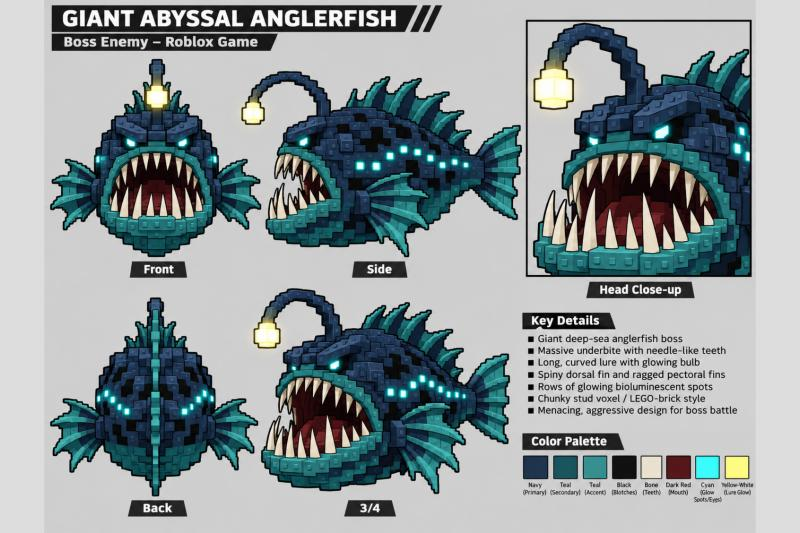
#> input picture .claude/skills/lihfolk-stud-voxel/examples/concepts/AbyssalAngler_concept.jpg, 800 x 533 px
$ python -i hierarchy.py   (imports and definitions only)
#> lines starting #> are read from the running program, lines starting #| are printed output that depends on the picture
#!/usr/bin/env python3
"""Hierarchy auditor: measure whether the eye goes where the design says it should.

Needs only numpy and Pillow. Every model here is cited in docs/research/85-measuring-hierarchy.md.

  python3 tools/hierarchy/hierarchy.py audit shot.png --focus 120,40,200,80 [--out report]
  python3 tools/hierarchy/hierarchy.py apca '#888888' '#ffffff'
  python3 tools/hierarchy/hierarchy.py flash effect.gif
  python3 tools/hierarchy/hierarchy.py cvd shot.png --type deutan --out shot-deutan.png

audit   predicted scanpath (salience + winner-take-all + inhibition of return), focus lift,
        loudest competitor, squint value gap, colour-blind re-check, clutter. Writes a heatmap
        overlay PNG and a JSON report. Exit 1 on FAIL.
apca    APCA 0.0.98G Lc (text on background) plus the WCAG 2.x ratio.
flash   WCAG 2.3.1 general and red flash count per second over a GIF or a folder of frames.
cvd     Machado 2009 colour-vision-deficiency simulation.
"""
from __future__ import annotations

import argparse
import json
import math
import sys
from pathlib import Path

import numpy as np
from PIL import Image, ImageDraw, ImageSequence

# ---------------------------------------------------------------- colour maths

def srgb_to_linear(c: np.ndarray) -> np.ndarray:
    """sRGB 0..1 -> linear light (IEC 61966-2-1, the 0.04045 threshold WCAG uses since 2021)."""
    return np.where(c <= 0.04045, c / 12.92, ((c + 0.055) / 1.055) ** 2.4)


def linear_to_srgb(c: np.ndarray) -> np.ndarray:
    c = np.clip(c, 0.0, 1.0)
    return np.where(c <= 0.0031308, c * 12.92, 1.055 * np.power(c, 1 / 2.4) - 0.055)


# [4 lines left out: function relative_luminance, not called in this run]


# Ottosson 2020, linear sRGB -> LMS -> OKLab
_OK_M1 = np.array([[0.4122214708, 0.5363325363, 0.0514459929],
                   [0.2119034982, 0.6806995451, 0.1073969566],
                   [0.0883024619, 0.2817188376, 0.6299787005]])
_OK_M2 = np.array([[0.2104542553, 0.7936177850, -0.0040720468],
                   [1.9779984951, -2.4285922050, 0.4505937099],
                   [0.0259040371, 0.7827717662, -0.8086757660]])


def oklab(rgb01: np.ndarray) -> np.ndarray:
    lms = srgb_to_linear(rgb01) @ _OK_M1.T
    return np.cbrt(lms) @ _OK_M2.T


# Machado, Oliveira & Fernandes 2009, severity 1.0, applied to linear RGB
_CVD = {
    "protan": np.array([[0.152286, 1.052583, -0.204868],
                        [0.114503, 0.786281, 0.099216],
                        [-0.003882, -0.048116, 1.051998]]),
    "deutan": np.array([[0.367322, 0.860646, -0.227968],
                        [0.280085, 0.672501, 0.047413],
                        [-0.011820, 0.042940, 0.968881]]),
    "tritan": np.array([[1.255528, -0.076749, -0.178779],
                        [-0.078411, 0.930809, 0.147602],
                        [0.004733, 0.691367, 0.303900]]),
}


def simulate_cvd(rgb01: np.ndarray, kind: str, severity: float = 1.0) -> np.ndarray:
    m = np.eye(3) * (1 - severity) + _CVD[kind] * severity
    return linear_to_srgb(srgb_to_linear(rgb01) @ m.T)


# ---------------------------------------------------------------- contrast

_APCA = dict(trc=2.4, r=0.2126729, g=0.7151522, b=0.0721750, normBG=0.56, normTXT=0.57,
             revTXT=0.62, revBG=0.65, blkThrs=0.022, blkClmp=1.414, scale=1.14, offset=0.027,
             deltaYmin=0.0005, loClip=0.1)


# [37 lines left out: functions _apca_y, apca_lc, wcag_ratio, parse_hex, not called in this run]


# ---------------------------------------------------------------- filters

def _gauss_kernel(sigma: float) -> np.ndarray:
    r = max(1, int(math.ceil(sigma * 3)))
    x = np.arange(-r, r + 1, dtype=float)
    k = np.exp(-(x * x) / (2 * sigma * sigma))
    return k / k.sum()


def blur(img: np.ndarray, sigma: float) -> np.ndarray:
    """Separable Gaussian blur with edge padding. img is 2-D float."""
    if sigma <= 0:
        return img
    k = _gauss_kernel(sigma)
    r = len(k) // 2
    p = np.pad(img, ((0, 0), (r, r)), mode="edge")
    out = np.zeros_like(img, dtype=float)
    for i, w in enumerate(k):
        out += w * p[:, i:i + img.shape[1]]
    p = np.pad(out, ((r, r), (0, 0)), mode="edge")
    out2 = np.zeros_like(img, dtype=float)
    for i, w in enumerate(k):
        out2 += w * p[i:i + img.shape[0], :]
    return out2


def _norm(a: np.ndarray) -> np.ndarray:
    lo, hi = float(a.min()), float(a.max())
    return (a - lo) / (hi - lo) if hi > lo else np.zeros_like(a)


def _resize(a: np.ndarray, w: int, h: int) -> np.ndarray:
    return np.array(Image.fromarray(a.astype(np.float32), mode="F").resize((w, h), Image.BILINEAR), dtype=float)


# ---------------------------------------------------------------- salience

def spectral_residual(gray: np.ndarray, width: int = 64) -> np.ndarray:
    """Hou & Zhang 2007: log-amplitude minus its local average, back to space, squared, blurred."""
    h, w = gray.shape
    sh = max(8, round(width * h / w))
    small = _resize(gray, width, sh)
    f = np.fft.fft2(small)
    log_amp = np.log(np.abs(f) + 1e-9)
    phase = np.angle(f)
    pad = np.pad(log_amp, 1, mode="wrap")
    avg = sum(pad[i:i + sh, j:j + width] for i in range(3) for j in range(3)) / 9.0
    sal = np.abs(np.fft.ifft2(np.exp((log_amp - avg) + 1j * phase))) ** 2
    sal = blur(sal, sigma=width / 64 * 2.5)
    return _resize(_norm(sal), w, h)


# [45 lines left out: functions center_surround, salience_map, scanpath, not called in this run]


# ---------------------------------------------------------------- audit

def _in(rect, x, y):
    rx, ry, rw, rh = rect
    return rx <= x < rx + rw and ry <= y < ry + rh


# [174 lines left out: functions _mask, clutter, audit, overlay, _uv, load_frames and 1 more, not called in this run]


# ---------------------------------------------------------------- cli

def _load(path: str) -> np.ndarray:
    return np.asarray(Image.open(path).convert("RGB"), dtype=float) / 255.0


# [46 lines left out: function main, not called in this run]


# [2 lines not run here, left out]

>>> import cv2
>>> picture = cv2.imread('../../.claude/skills/lihfolk-stud-voxel/examples/concepts/AbyssalAngler_concept.jpg', cv2.IMREAD_GRAYSCALE)
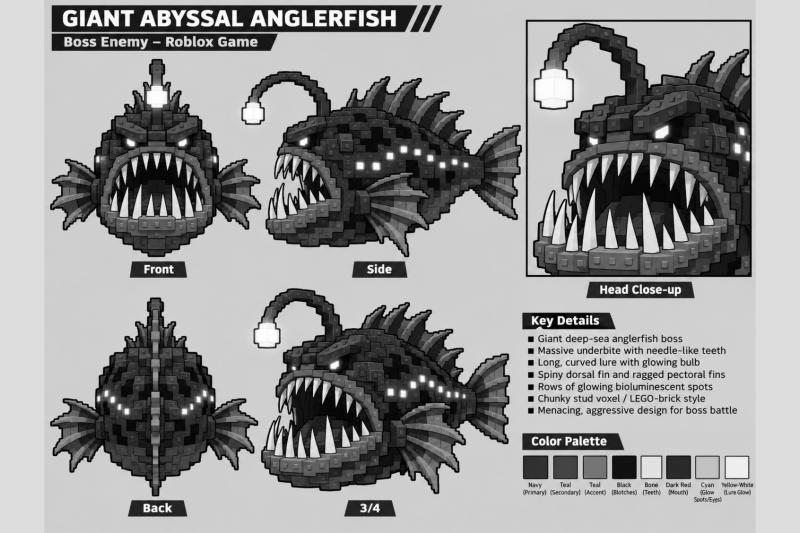
#> picture: shape (533, 800); min 0, max 255, mean 150.3
>>> result = spectral_residual(picture)
#> in spectral_residual, `phase = np.angle(f)`:
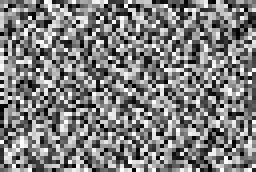
#> phase: shape (43, 64) float64 (shown 4 times larger); min -3.14, max 3.14, mean 0.00114; drawn with min black and max white
#> in spectral_residual, `avg = sum(pad[i:i + sh, j:j + width] for i in range(3) for j in range(..`:
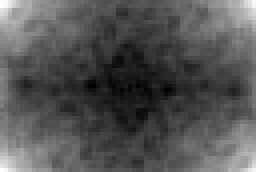
#> avg: shape (43, 64) float64 (shown 4 times larger); min 4.81, max 10.34, mean 6.65; drawn with min black and max white
#> in spectral_residual, `sal = np.abs(np.fft.ifft2(np.exp((log_amp - avg) + 1j * phase))) ** 2`:
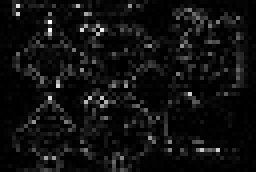
#> sal: shape (43, 64) float64 (shown 4 times larger); min 5.84e-11, max 0.00998, mean 0.000644; drawn with min black and max white
#> after the loop in blur, `for i, w in enumerate(k):`:
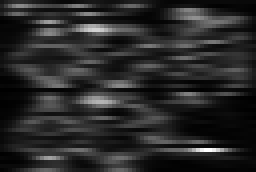
#> out: shape (43, 64) float64 (shown 4 times larger); min 1.19e-05, max 0.00392, mean 0.000641; drawn with min black and max white
#> in blur, `p = np.pad(out, ((r, r), (0, 0)), mode="edge")`:
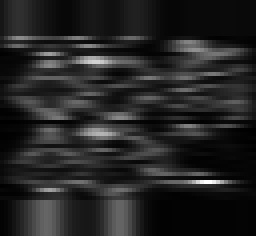
#> p: shape (59, 64) float64 (shown 4 times larger); min 1.19e-05, max 0.00392, mean 0.000575; drawn with min black and max white
#> after the loop in blur, `for i, w in enumerate(k):`:
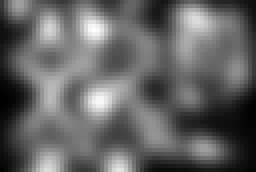
#> out2: shape (43, 64) float64 (shown 4 times larger); min 5.96e-05, max 0.00153, mean 0.000637; drawn with min black and max white
#> in _norm, `lo, hi = float(a.min()), float(a.max())`: lo = 5.96e-05; hi = 0.00153

$ run again, on .claude/skills/lihfolk-stud-voxel/examples/concepts/EmberDragon_concept.jpg
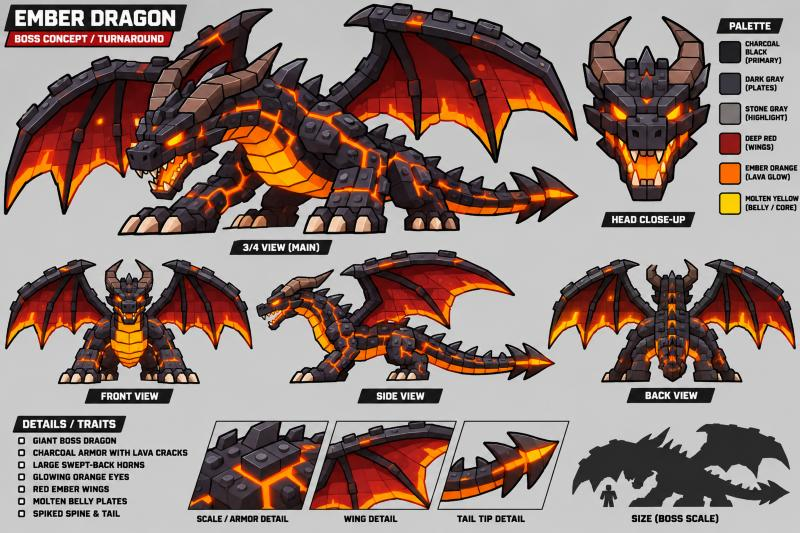
#> input picture .claude/skills/lihfolk-stud-voxel/examples/concepts/EmberDragon_concept.jpg, 800 x 533 px
#> after the loop in blur, `for i, w in enumerate(k):`:
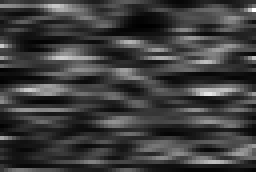
#> out: shape (43, 64) float64 (shown 4 times larger); min 3.18e-05, max 0.00257, mean 0.000648; drawn with min black and max white
#> after the loop in blur, `for i, w in enumerate(k):`:
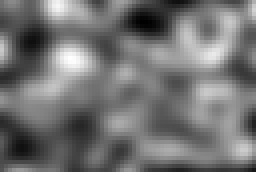
#> out2: shape (43, 64) float64 (shown 4 times larger); min 0.000203, max 0.00118, mean 0.000643; drawn with min black and max white
#> lo = 0.000203; hi = 0.00118

$ run again, on .claude/skills/lihfolk-stud-voxel/examples/concepts/FrostMammoth_concept.jpg
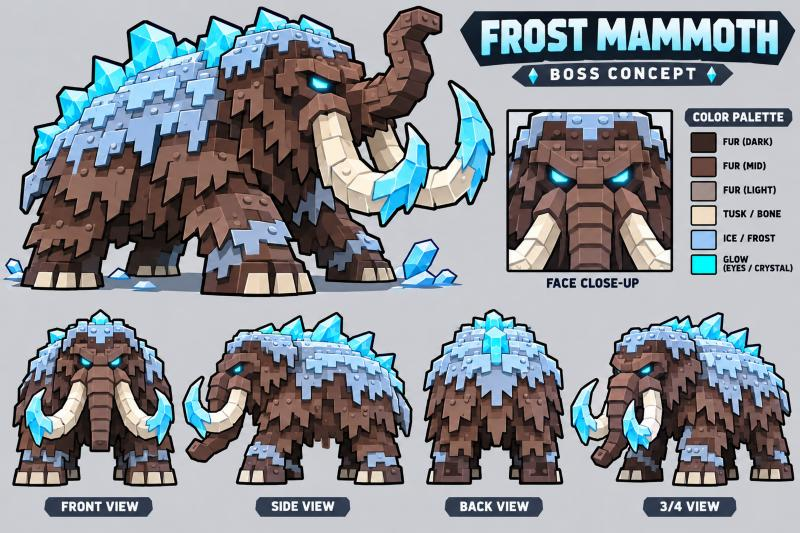
#> input picture .claude/skills/lihfolk-stud-voxel/examples/concepts/FrostMammoth_concept.jpg, 800 x 533 px
#> after the loop in blur, `for i, w in enumerate(k):`:
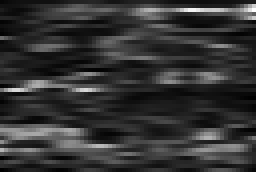
#> out: shape (43, 64) float64 (shown 4 times larger); min 8.54e-05, max 0.00328, mean 0.000728; drawn with min black and max white
#> after the loop in blur, `for i, w in enumerate(k):`:
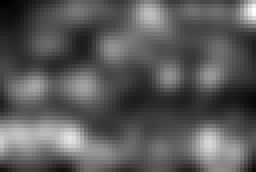
#> out2: shape (43, 64) float64 (shown 4 times larger); min 0.000245, max 0.00159, mean 0.000718; drawn with min black and max white
#> lo = 0.000245; hi = 0.00159

$ run again, on .claude/skills/lihfolk-stud-voxel/examples/concepts/Kraken_concept.jpg
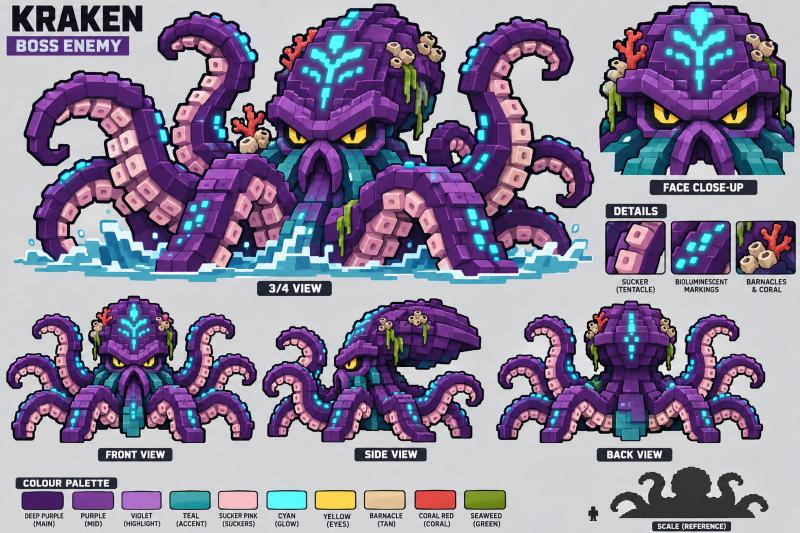
#> input picture .claude/skills/lihfolk-stud-voxel/examples/concepts/Kraken_concept.jpg, 800 x 533 px
#> after the loop in blur, `for i, w in enumerate(k):`:
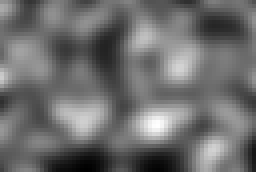
#> out2: shape (43, 64) float64 (shown 4 times larger); min 0.000192, max 0.0013, mean 0.000671; drawn with min black and max white
#> lo = 0.000192; hi = 0.0013
